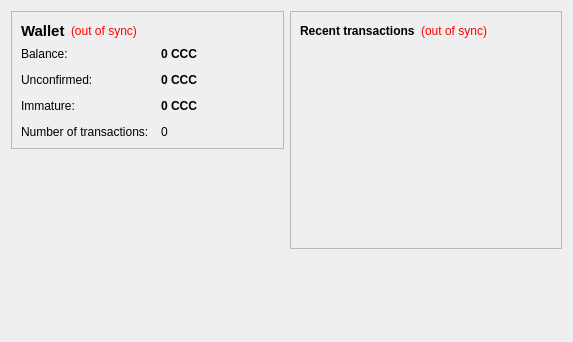
<?xml version="1.0" encoding="UTF-8"?>
<ui version="4.0">
 <class>OverviewPage</class>
 <widget class="QWidget" name="OverviewPage">
  <property name="geometry">
   <rect>
    <x>0</x>
    <y>0</y>
    <width>573</width>
    <height>342</height>
   </rect>
  </property>
  <property name="windowTitle">
   <string>Form</string>
  </property>
  <layout class="QHBoxLayout" name="horizontalLayout" stretch="1,1">
   <item>
    <layout class="QVBoxLayout" name="verticalLayout_2">
     <item>
      <widget class="QFrame" name="frame">
       <property name="frameShape">
        <enum>QFrame::StyledPanel</enum>
       </property>
       <property name="frameShadow">
        <enum>QFrame::Raised</enum>
       </property>
       <layout class="QVBoxLayout" name="verticalLayout_4">
        <item>
         <layout class="QHBoxLayout" name="horizontalLayout_4">
          <item>
           <widget class="QLabel" name="label_5">
            <property name="font">
             <font>
              <pointsize>11</pointsize>
              <weight>75</weight>
              <bold>true</bold>
             </font>
            </property>
            <property name="text">
             <string>Wallet</string>
            </property>
           </widget>
          </item>
          <item>
           <widget class="QLabel" name="labelWalletStatus">
            <property name="toolTip">
             <string>The displayed information may be out of date. Your wallet automatically synchronizes with the copyclonecoin network after a connection is established, but this process has not completed yet.</string>
            </property>
            <property name="styleSheet">
             <string notr="true">QLabel { color: red; }</string>
            </property>
            <property name="text">
             <string notr="true">(out of sync)</string>
            </property>
            <property name="alignment">
             <set>Qt::AlignLeading|Qt::AlignLeft|Qt::AlignVCenter</set>
            </property>
           </widget>
          </item>
          <item>
           <spacer name="horizontalSpacer_2">
            <property name="orientation">
             <enum>Qt::Horizontal</enum>
            </property>
            <property name="sizeHint" stdset="0">
             <size>
              <width>40</width>
              <height>20</height>
             </size>
            </property>
           </spacer>
          </item>
         </layout>
        </item>
        <item>
         <layout class="QFormLayout" name="formLayout_2">
          <property name="fieldGrowthPolicy">
           <enum>QFormLayout::AllNonFixedFieldsGrow</enum>
          </property>
          <property name="horizontalSpacing">
           <number>12</number>
          </property>
          <property name="verticalSpacing">
           <number>12</number>
          </property>
          <item row="0" column="0">
           <widget class="QLabel" name="label">
            <property name="text">
             <string>Balance:</string>
            </property>
           </widget>
          </item>
          <item row="0" column="1">
           <widget class="QLabel" name="labelBalance">
            <property name="font">
             <font>
              <weight>75</weight>
              <bold>true</bold>
             </font>
            </property>
            <property name="cursor">
             <cursorShape>IBeamCursor</cursorShape>
            </property>
            <property name="toolTip">
             <string>Your current balance</string>
            </property>
            <property name="text">
             <string notr="true">0 CCC</string>
            </property>
            <property name="textInteractionFlags">
             <set>Qt::LinksAccessibleByMouse|Qt::TextSelectableByKeyboard|Qt::TextSelectableByMouse</set>
            </property>
           </widget>
          </item>
          <item row="1" column="0">
           <widget class="QLabel" name="label_3">
            <property name="text">
             <string>Unconfirmed:</string>
            </property>
           </widget>
          </item>
          <item row="1" column="1">
           <widget class="QLabel" name="labelUnconfirmed">
            <property name="font">
             <font>
              <weight>75</weight>
              <bold>true</bold>
             </font>
            </property>
            <property name="cursor">
             <cursorShape>IBeamCursor</cursorShape>
            </property>
            <property name="toolTip">
             <string>Total of transactions that have yet to be confirmed, and do not yet count toward the current balance</string>
            </property>
            <property name="text">
             <string notr="true">0 CCC</string>
            </property>
            <property name="textInteractionFlags">
             <set>Qt::LinksAccessibleByMouse|Qt::TextSelectableByKeyboard|Qt::TextSelectableByMouse</set>
            </property>
           </widget>
          </item>
          <item row="3" column="0">
           <widget class="QLabel" name="label_2">
            <property name="text">
             <string>Number of transactions:</string>
            </property>
           </widget>
          </item>
          <item row="3" column="1">
           <widget class="QLabel" name="labelNumTransactions">
            <property name="toolTip">
             <string>Total number of transactions in wallet</string>
            </property>
            <property name="text">
             <string notr="true">0</string>
            </property>
           </widget>
          </item>
          <item row="2" column="0">
           <widget class="QLabel" name="labelImmatureText">
            <property name="text">
             <string>Immature:</string>
            </property>
           </widget>
          </item>
          <item row="2" column="1">
           <widget class="QLabel" name="labelImmature">
            <property name="font">
             <font>
              <weight>75</weight>
              <bold>true</bold>
             </font>
            </property>
            <property name="toolTip">
             <string>Mined balance that has not yet matured</string>
            </property>
            <property name="text">
             <string notr="true">0 CCC</string>
            </property>
            <property name="textInteractionFlags">
             <set>Qt::LinksAccessibleByMouse|Qt::TextSelectableByKeyboard|Qt::TextSelectableByMouse</set>
            </property>
           </widget>
          </item>
         </layout>
        </item>
       </layout>
      </widget>
     </item>
     <item>
      <spacer name="verticalSpacer">
       <property name="orientation">
        <enum>Qt::Vertical</enum>
       </property>
       <property name="sizeHint" stdset="0">
        <size>
         <width>20</width>
         <height>40</height>
        </size>
       </property>
      </spacer>
     </item>
    </layout>
   </item>
   <item>
    <layout class="QVBoxLayout" name="verticalLayout_3">
     <item>
      <widget class="QFrame" name="frame_2">
       <property name="frameShape">
        <enum>QFrame::StyledPanel</enum>
       </property>
       <property name="frameShadow">
        <enum>QFrame::Raised</enum>
       </property>
       <layout class="QVBoxLayout" name="verticalLayout">
        <item>
         <layout class="QHBoxLayout" name="horizontalLayout_2">
          <item>
           <widget class="QLabel" name="label_4">
            <property name="text">
             <string>&lt;b&gt;Recent transactions&lt;/b&gt;</string>
            </property>
           </widget>
          </item>
          <item>
           <widget class="QLabel" name="labelTransactionsStatus">
            <property name="toolTip">
             <string>The displayed information may be out of date. Your wallet automatically synchronizes with the copyclonecoin network after a connection is established, but this process has not completed yet.</string>
            </property>
            <property name="styleSheet">
             <string notr="true">QLabel { color: red; }</string>
            </property>
            <property name="text">
             <string notr="true">(out of sync)</string>
            </property>
            <property name="alignment">
             <set>Qt::AlignRight|Qt::AlignTrailing|Qt::AlignVCenter</set>
            </property>
           </widget>
          </item>
          <item>
           <spacer name="horizontalSpacer">
            <property name="orientation">
             <enum>Qt::Horizontal</enum>
            </property>
            <property name="sizeHint" stdset="0">
             <size>
              <width>40</width>
              <height>20</height>
             </size>
            </property>
           </spacer>
          </item>
         </layout>
        </item>
        <item>
         <widget class="QListView" name="listTransactions">
          <property name="styleSheet">
           <string notr="true">QListView { background: transparent; }</string>
          </property>
          <property name="frameShape">
           <enum>QFrame::NoFrame</enum>
          </property>
          <property name="verticalScrollBarPolicy">
           <enum>Qt::ScrollBarAlwaysOff</enum>
          </property>
          <property name="horizontalScrollBarPolicy">
           <enum>Qt::ScrollBarAlwaysOff</enum>
          </property>
          <property name="selectionMode">
           <enum>QAbstractItemView::NoSelection</enum>
          </property>
         </widget>
        </item>
       </layout>
      </widget>
     </item>
     <item>
      <spacer name="verticalSpacer_2">
       <property name="orientation">
        <enum>Qt::Vertical</enum>
       </property>
       <property name="sizeHint" stdset="0">
        <size>
         <width>20</width>
         <height>40</height>
        </size>
       </property>
      </spacer>
     </item>
    </layout>
   </item>
  </layout>
 </widget>
 <resources/>
 <connections/>
</ui>
